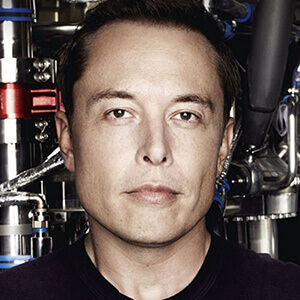
#> input picture data/Elon.jpg, 300 x 300 px
$ jupyter execute --allow-errors proj3.ipynb   (shell and % lines are left out)
#> lines starting #> are read from the running program, lines starting #| are printed output that depends on the picture
# Project IV. Face Detection and Swap with OpenCV+Dlib
1. Extract faces from a given image (68 landmarks detection)
2. Mesh the faces from two different images
3. Swap the faces of 2 persons

**The code implementation of Face Swap is written by students, while all visualization codes are provided.**

## Setup
Please install required packages and make sure the version are valid

Installation of dlib library is bit tricky you have to follow some steps:
1. Install **visual studio (2017 or 2022)** - refer to this [link](https://visualstudio.microsoft.com/zh-hans/downloads/)
2. In visual studio one need to install CMake package
3. After installation from Visual studio we have to install it again using - `pip install cmake`
4. Here comes the last part now, we have to install dlib by - `pip install dlib`

### We will start by importing some required libraries.

[cell 1]
import cv2
import numpy as np
import dlib
from PIL import Image
import matplotlib.pyplot as plt

### Next we will load two images of different persons, resizing them to (300, 300).

[cell 2]
image1 = Image.open('../data/Elon.jpg')
#> image1 is the input picture: PIL image 300x300 RGB; mean R, G, B 104.3, 90.8, 85.6
image1 = image1.resize((300,300))
image1

[cell 3]
image2 = Image.open('../data/Trump.jpg')
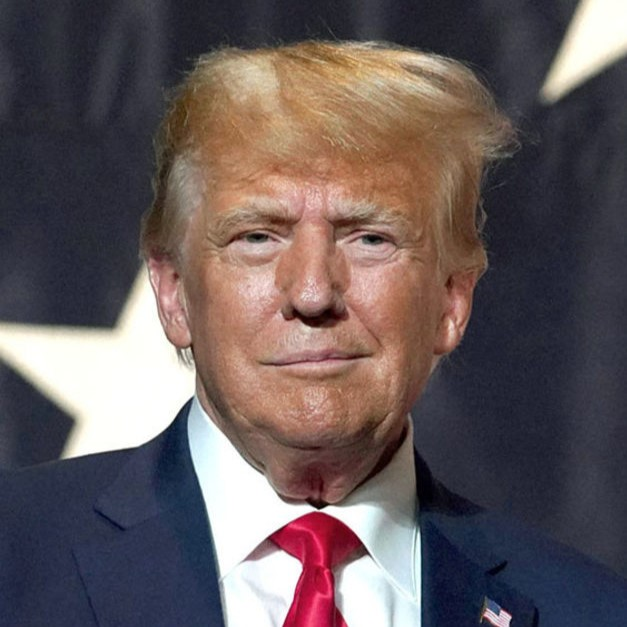
#> input picture data/Trump.jpg, 627 x 627 px
#> image2 is the input picture: PIL image 627x627 RGB; mean R, G, B 102.3, 90.2, 91.5
image2 = image2.resize((300,300))
#> image2: PIL image 300x300 RGB
image2

### Now we will convert our images into numpy array and use cv2 to convert it into grayscale. We will also create empty image or mask similar to our source image with zeros.

[cell 4]
# Converting image to array and converting them to grayscale
img1 = np.array(image1)
img1_gray = cv2.cvtColor(img1, cv2.COLOR_BGR2GRAY)
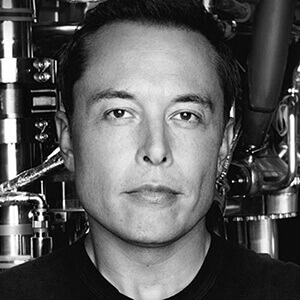
#> img1_gray: shape (300, 300); min 0, max 255, mean 90.8
img2 = np.array(image2)
img2_gray = cv2.cvtColor(img2, cv2.COLOR_BGR2GRAY)
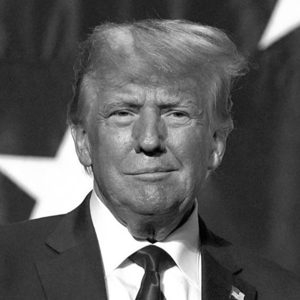
#> img2_gray: shape (300, 300); min 1, max 255, mean 91.9

### Load Face detector and Face landmarks predictor using dlib.

#> (a cell that did not finish here is left out)

### the `get_landmarks()` first use `detector` to localize face bbox and then use `predictor` to detect landmarks (68 points, dtype: np.array).

[cell 6]
class TooManyFaces(Exception):
    pass

class NoFaces(Exception):
    pass

# [10 lines left out: function get_landmarks, not called in this run]

#> (the rest of this cell did not finish here and is left out)

### the `get_face_mask()` gets the face mask according landmarks.

[cell 7]
# [16 lines left out: function get_face_mask, not called in this run]

#> (the rest of this cell did not finish here and is left out)

### the `get_delaunay_triangulation()` gets the face mesh triangulation according landmarks.

[cell 8]
# [38 lines left out: function get_delaunay_triangulation, not called in this run]

#> (a cell that did not finish here is left out)

#> (a cell that did not finish here is left out)

### Face Detection and Landmark Detection Visualization

[cell 11]
# [26 lines left out: function visulize_face_landmarks, not called in this run]

#> (a cell that did not finish here is left out)

#> (a cell that did not finish here is left out)

### `transformation_from_points()` calculate the affine transformation matrix M to warp the face of person2 to match person1.

[cell 14]
# [15 lines left out: function transformation_from_landmarks, not called in this run]

#> (the rest of this cell did not finish here and is left out)

`warp_img` utilize the affine transformation matrix M to transform the img

[cell 15]
# [10 lines left out: function warp_img, not called in this run]

### swap the face of person1 to match person2

[cell 16]
'''
img2: target img (person2)
warped_img1: warped face img of person1
face_mask1: warped face mask of person1
'''
img1_float = img1.astype(np.float32)
#> (the rest of this cell did not finish here and is left out)
